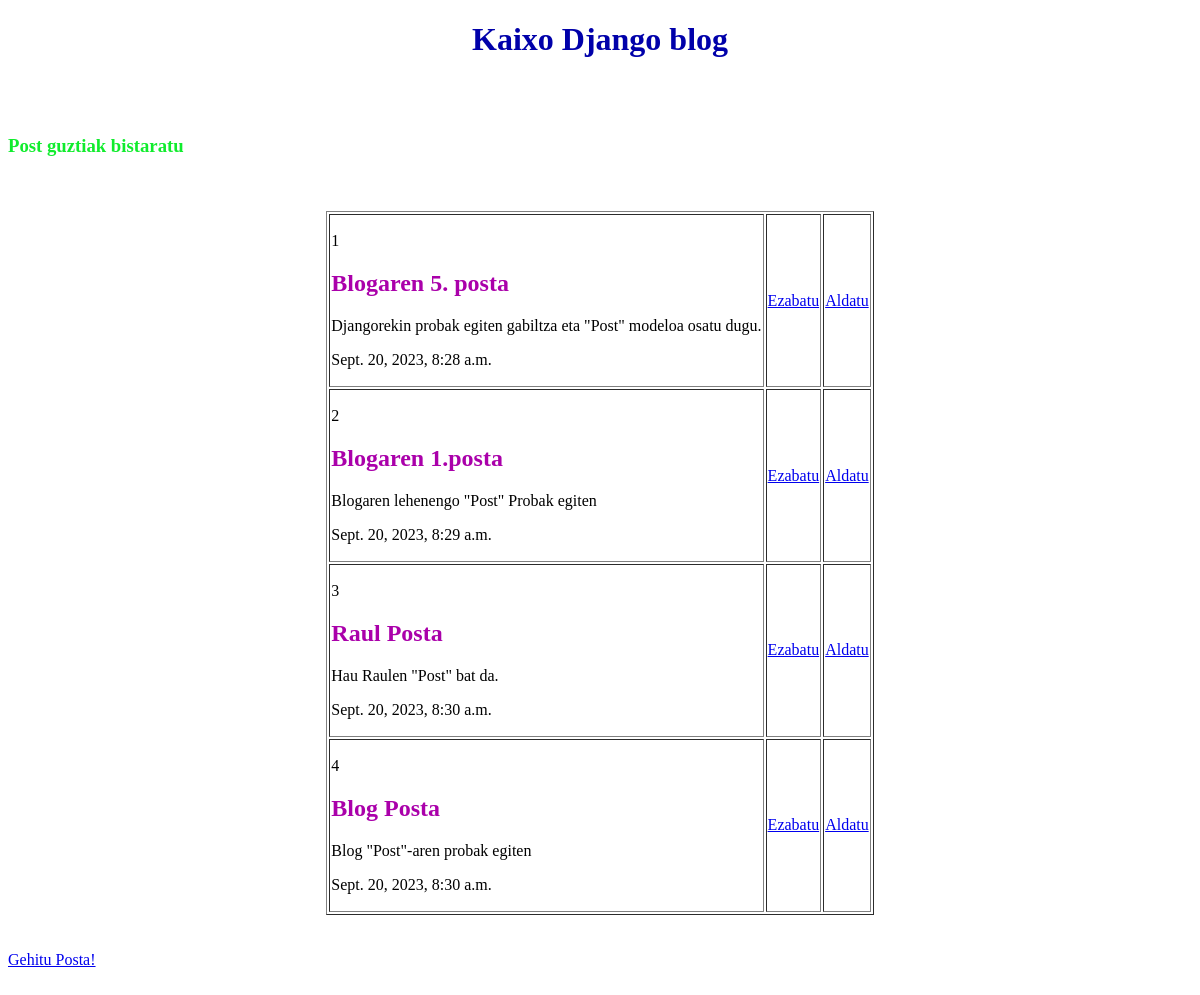
Before: / with the older database file.
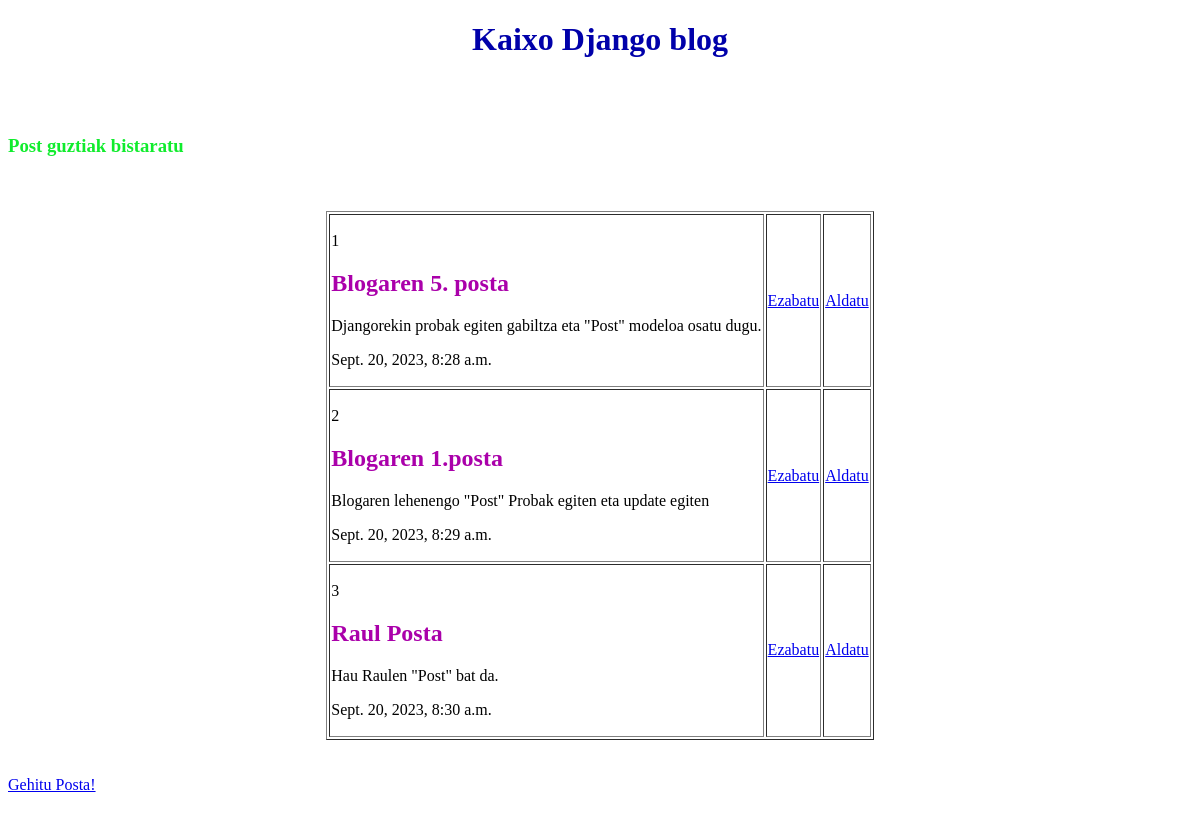
After: the same page with the newer database file.
### blog/models.py (models this page shows, shortened)
class Post(models.Model):
    izenburua = models.CharField(max_length=100)
    edukia = models.CharField(max_length=300)
    noizsortua = models.DateTimeField(auto_now_add=True)

### blog/views.py (the view)
# urls.py: path('',views.index, name = 'index'),
def index (request):
    postak = Post.objects.all
    return render(request, 'index.html', {'posta':postak})

### blog/templates/index.html (shortened to what this page needs)
{% load static %}
<!DOCTYPE html>
<html lang="en">
<head>
    <link rel="stylesheet" href='{% static "css/blog.css" %}'>
</head>
<body>
    <center><h1>Kaixo Django blog</h1></center>
    <br><br>
    <h3>Post guztiak bistaratu</h3>
    <br><br>
    <table align="center" border="1">
        {% for post in posta %}
        <tr>
            <td>
                <div>
                    <p>{{post.id}}</p>
                    <p><h2>{{post.izenburua}}</h2></p>
                    <p>{{post.edukia}}</p>
                    <p>{{post.noizsortua}}</p>
                </div>
            </td>
            <td>
                <a href="ezabatu/{{post.id}}" color="red">Ezabatu</a>
            </td>
            <td>
                <a href="aldatu/{{post.id}}" color="red">Aldatu</a>
            </td>
        </tr>
        {% endfor %}
    </table>
    <br><br>
    <a href = "/add">Gehitu Posta!</a>
    <br><br>
</body>
</html>

### blog/static/css/blog.css (style rules this page uses)
h1 { color: #0000aa; }
h2 { color: #aa00aa; }
h3 { color: #10ec2d; }

Changed rows visible on the page:
removed Post: id "4", izenburua "Blog Posta", edukia "Blog \"Post\"-aren probak egiten", noizsortua "Sept. 20, 2023, 8:30 a.m."
changed Post "Blogaren 1.posta": edukia "Blogaren lehenengo \"Post\" Probak egiten" → "Blogaren lehenengo \"Post\" Probak egiten eta update egiten"
